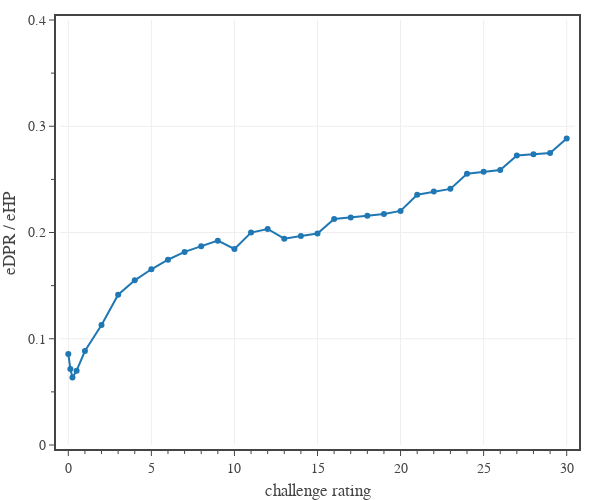

Notebook source saved alongside this figure:
### Code cell
# plots the ratio of a typical monster's effective DPR and effective HP as a function of CR.
dfD0 = pd.read_csv('../../assets/data/dmg-targets.csv') # 'CR','XP','HP Mean','AC','DPR Mean','AB'
dfD0['eHP'] = dfD0.apply(lambda row: effective_HP_linear(row), axis=1)
dfD0['eDPR'] = dfD0.apply(lambda row: effective_DPR_linear(row), axis=1)
dfD0['eXP'] = dfD0.apply(lambda row: effective_XP_linear(row), axis=1)

# create figure
fig = go.Figure(
    layout=go.Layout(
        template=TFB_TEMPLATE,
        xaxis=dict(
            title_text='challenge rating',
            range=[-0.5,30.5],
            tick0=0, dtick=5,
            minor=dict(tick0=0, dtick=1),
        ),
        yaxis=dict(
            title_text='eDPR / eHP',
            range=[0.0,0.4],
            tick0=0, dtick=0.1,
            minor=dict(tick0=0, dtick=0.05),
        ),
    )
)

# plot data
fig.add_trace(go.Scatter(
    x=dfD0['CR'], 
    y=dfD0['eDPR']/dfD0['eHP'],
    mode='markers+lines', 
    marker_size=6,
    hovertemplate= 
            '<b>CR %{x}</b><br>' +
            'eDPR/eHP %{y:,.2f}' + 
            '<extra></extra>'
))

# show figure
fig.update_layout(width=600, height=500)
fig.show(config=TFB_CONFIG)

# save figures
if SAVEFIGS:
    fig.update_layout(autosize=True, width=None, height=None)
    save_fig_html(fig, format='large', name='fig-monster-edpr-ehp-ratio-by-cr-large')
    save_fig_html(fig, format='small', name='fig-monster-edpr-ehp-ratio-by-cr-small')

### Figure 1 — Plotly figure (JSON) as saved in the notebook; plotly's stock layout.template omitted (floating-point values rounded to 4 significant figures)
{"data": [{"hovertemplate": "<b>CR %{x}</b><br>eDPR/eHP %{y:,.2f}<extra></extra>", "marker": {"size": 6}, "mode": "markers+lines", "type": "scatter", "x": [0, 0.125, 0.25, 0.5, 1, 2, 3, 4, 5, 6, 7, 8, 9, 10, 11, 12, 13, 14, 15, 16, 17, 18, 19, 20, 21, 22, 23, 24, 25, 26, 27, 28, 29, 30], "y": [0.08571, 0.07143, 0.06353, 0.07, 0.08846, 0.1129, 0.1414, 0.155, 0.1654, 0.1744, 0.1818, 0.1871, 0.1923, 0.1845, 0.1999, 0.2033, 0.1942, 0.1967, 0.199, 0.2128, 0.2141, 0.2159, 0.2175, 0.2203, 0.2356, 0.2386, 0.2411, 0.2553, 0.2571, 0.2587, 0.2725, 0.2738, 0.2749, 0.2884]}], "layout": {"height": 500, "width": 600, "xaxis": {"dtick": 5, "minor": {"dtick": 1, "tick0": 0}, "range": [-0.5, 30.5], "tick0": 0, "title": {"text": "challenge rating"}}, "yaxis": {"dtick": 0.1, "minor": {"dtick": 0.05, "tick0": 0}, "range": [0, 0.4], "tick0": 0, "title": {"text": "eDPR / eHP"}}}}
